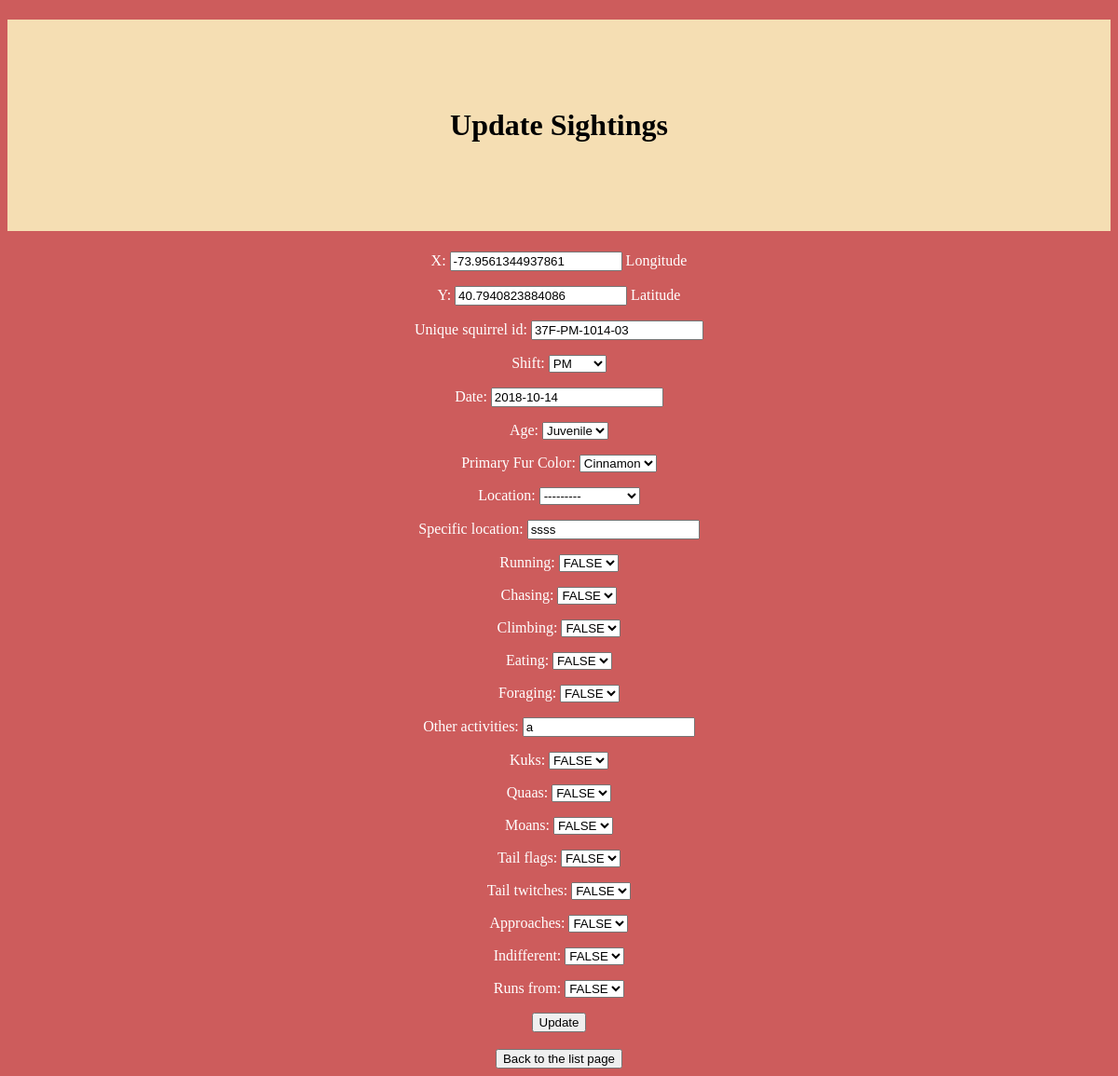
Page /sightings/37F-PM-1014-03/ on the earlier database version.
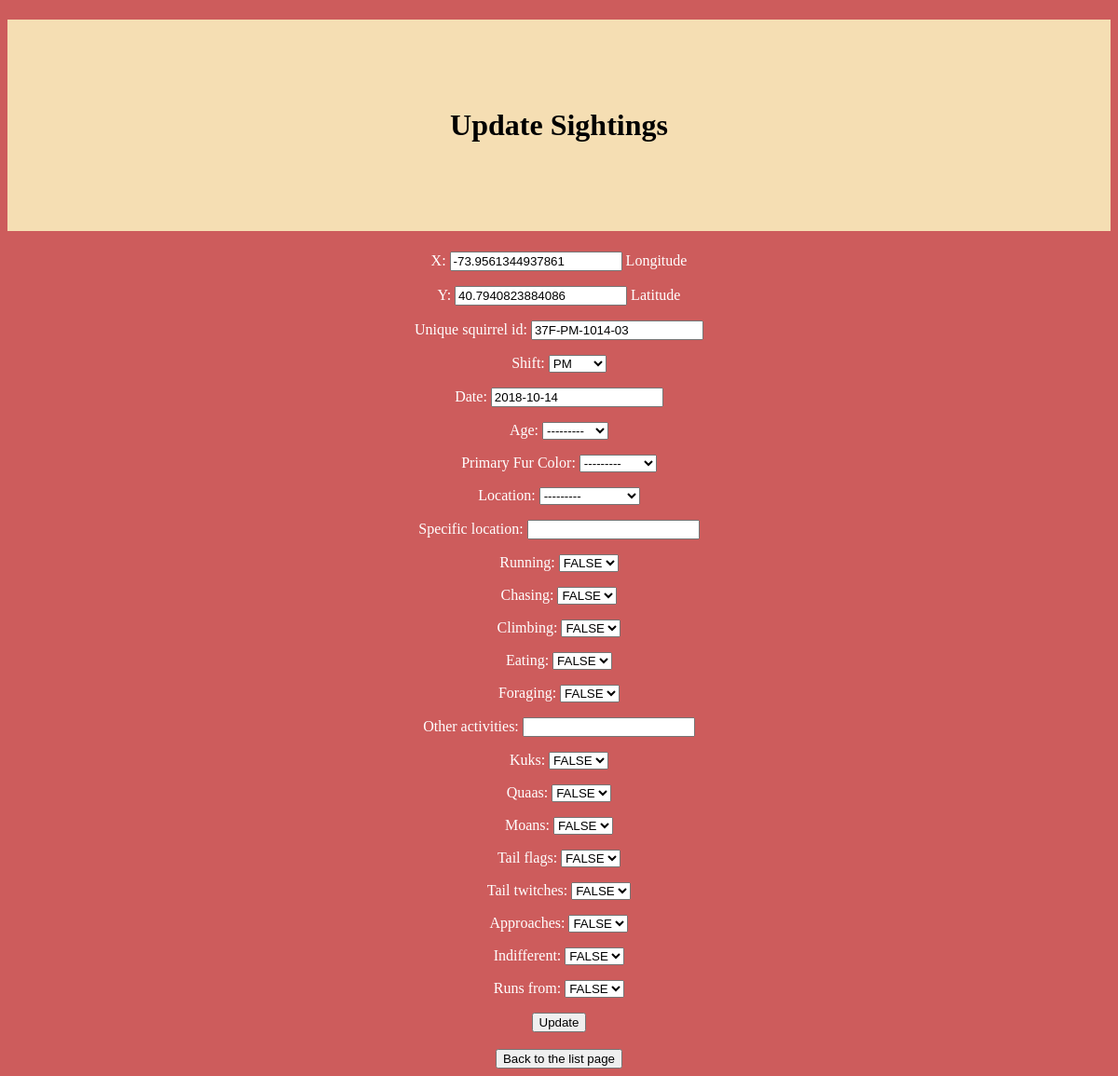
Same page on the later database version.
### sightings/models.py (models this page shows, shortened)
class Squirrels(models.Model):
    X = models.FloatField(
            help_text=_('Longitude'),
            )
    Y = models.FloatField(
        help_text=_('Latitude'),
        )
    Unique_squirrel_id = models.CharField(
        max_length=100,
        primary_key= True,
        default = None,
        )
    PM='PM'
    AM='AM'
    SHIFT_CHOICES=(
            (PM,'PM'),
            (AM,'AM'),
            )
    Shift = models.CharField(
        max_length=100,
        choices = SHIFT_CHOICES,
        blank=True,
        )
    Date = models.DateField(
           blank=True,
            )
    Adult='Adult'
    Juvenile='Juvenile'
    AGE_CHOICES=(
            (Adult,'Adult'),
            (Juvenile,'Juvenile'),
            )
    Age = models.CharField(
            max_length=100,
            choices=AGE_CHOICES,
            blank = True,
            null = True,)
    GRAY = 'Gray'
    CINNAMON = 'Cinnamon'
    BLACK = 'Black'
    COLOR_CHOICES = (
            (GRAY, 'Gray'),
            (CINNAMON, 'Cinnamon'),
            (BLACK, 'Black'),
            )
    Primary_Fur_Color = models.CharField(
            max_length=20,
            choices=COLOR_CHOICES,
            null =True,
            blank=True,
            )
    GROUND_PLANE = 'Ground Plane'
    ABOVE_GROUND = 'Above Ground'
    LOCATION_CHOICES = (
            (GROUND_PLANE, 'Ground Plane'),
            (ABOVE_GROUND, 'Above Ground'),
            )
    Location = models.CharField(
            max_length=20,
            choices=LOCATION_CHOICES,
            null = True,
            blank=True,
            )
    Specific_location=models.CharField(
            max_length=100,
            null = True,
            blank = True,
            )
    TRUE='TRUE'
    FALSE='FALSE'
    CHOICES=(
            (TRUE,'TRUE'),
            (FALSE,'FALSE'),
            )
    Running=models.CharField(
            max_length=100,
            choices=CHOICES,
            blank=True,)
    Chasing=models.CharField(
            max_length=100,
            choices=CHOICES,
            blank=True,)
    Climbing=models.CharField(
            max_length=100,
            choices=CHOICES,
            blank=True,)
    Eating=models.CharField(
            max_length=100,
            choices=CHOICES,
            blank=True,)
    Foraging=models.CharField(
            max_length=100,
            choices=CHOICES,
            blank=True,)
    Other_activities=models.CharField(
            max_length=100,
            null = True,
            blank=True,)
    Kuks=models.CharField(
            max_length=100,
            choices=CHOICES,
            blank=True,)
    Quaas=models.CharField(
            max_length=100,
            choices=CHOICES,
            blank=True,)
    Moans=models.CharField(
            max_length=100,
            choices=CHOICES,
            blank=True,)
    Tail_flags=models.CharField(
            max_length=100,
            choices=CHOICES,
            blank=True,)
    Tail_twitches=models.CharField(
            max_length=100,
            choices=CHOICES,
            blank=True,)
    Approaches=models.CharField(
            max_length=100,
            choices=CHOICES,
            blank=True,)
    Indifferent=models.CharField(
            max_length=100,
            choices=CHOICES,
            blank=True,)
    Runs_from=models.CharField(
            max_length=100,
            choices=CHOICES,
            blank=True,)

### sightings/views.py (the view)
# urls.py: path('sightings/<squirrel_id>/', views.update,name='update'),
def update(request,squirrel_id):
    Object = get_object_or_404(Squirrels,Unique_squirrel_id=squirrel_id)
    form = Form(request.POST or None,instance=Object)
    context = {'form':form}
    if form.is_valid():
        Object=form.save(commit=False)
        Object.save()
        return redirect('/sightings/')
    else:
        context={
                'form':form,
        }
        return render(request,'sightings/update_form.html',context)

### sightings/forms.py
class Form(ModelForm):
    class Meta:
        model = Squirrels
        fields = '__all__'

### sightings/templates/sightings/update_form.html (shortened to what this page needs)
<!doctype html>
<html>
	<head>
	</head>
	<h1><center>Update Sightings</center></h1>
<body>
<form action='.' method="post">
	{{ form.as_p }}
	<input type="submit" value="Update" />
</form>
<br>
<a href='/sightings/' class=''><button type='button' class='button'>Back to the list page</button></a >
</body>
</html>

Differences in the rows shown:
changed Squirrels "37F-PM-1014-03": Age "Juvenile" → "---------"; Primary_Fur_Color "Cinnamon" → "---------"; Specific_location "ssss" → (not shown); Other_activities "a" → (not shown)
